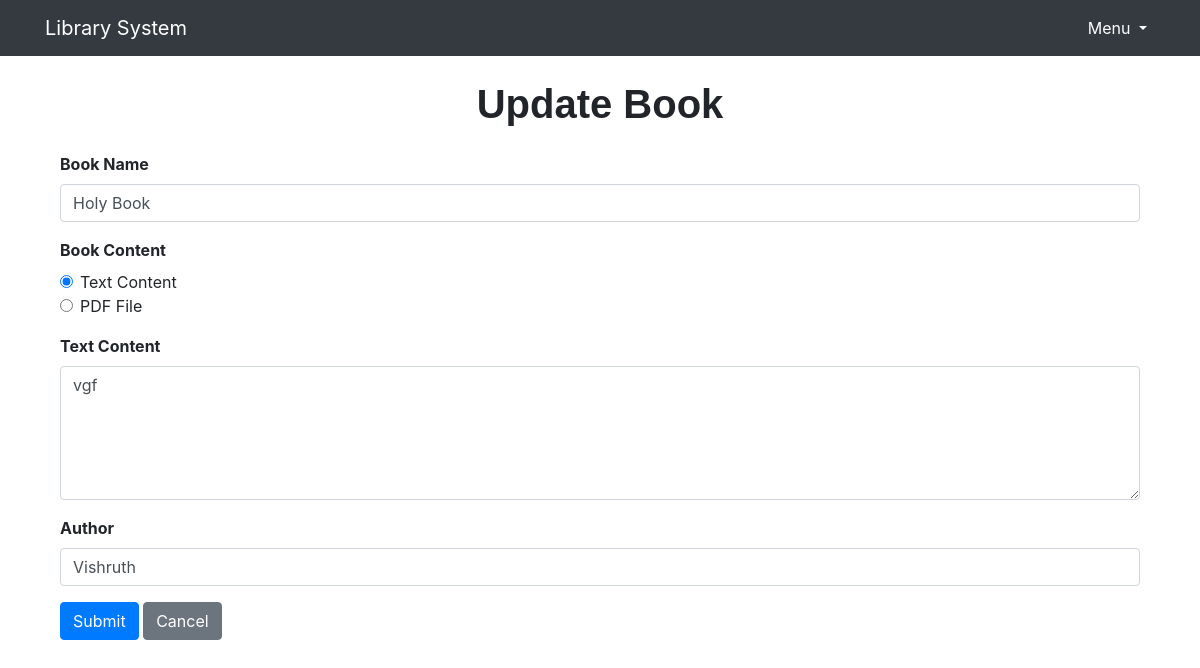
The app's page /update-book/1 with its own data.
### tables.py (models this page shows, shortened)
class Book(db.Model):
    id = db.Column(db.Integer, primary_key=True)
    name = db.Column(db.String(100), nullable=False)
    content = db.Column(db.Text)
    author = db.Column(db.String(100))
    date_issued = db.Column(db.DateTime)
    return_date = db.Column(db.DateTime)
    section_id = db.Column(db.Integer, db.ForeignKey('section.id'), nullable=False)

### app.py (the view, shortened to what this page needs)
@app.route('/update-book/<int:book_id>', methods=['GET', 'POST'])
def update_book(book_id):
    book = Book.query.get_or_404(book_id)
    return render_template('update_book.html', book=book)

### templates/update_book.html (shortened to what this page needs)
{% extends 'base.html' %}
{% block content %}
<div class="container mt-4">
    <h1 class="text-center mb-4" style="font-family: 'Arial', sans-serif;"><strong>Update Book</strong></h1>
    <form method="post" enctype="multipart/form-data">
        <div class="form-group">
            <label for="name"><strong>Book Name</strong></label>
            <input type="text" class="form-control" id="name" name="name" value="{{ book.name }}" required>
        </div>
        <div class="form-group">
            <label><strong>Book Content</strong></label>
            <div class="form-check">
                <input class="form-check-input" type="radio" name="content_type" id="text_content_radio" value="text" {% if book.content %}checked{% endif %}>
                <label class="form-check-label" for="text_content_radio">
                    Text Content
                </label>
            </div>
            <div class="form-check">
                <input class="form-check-input" type="radio" name="content_type" id="pdf_file_radio" value="pdf" {% if not book.content %}checked{% endif %}>
                <label class="form-check-label" for="pdf_file_radio">
                    PDF File
                </label>
            </div>
        </div>
        <div id="text_content_area" class="form-group" {% if book.content %}style="display: block;"{% else %}style="display: none;"{% endif %}>
            <label for="text_content"><strong>Text Content</strong></label>
            <textarea class="form-control" id="text_content" name="text_content" rows="5">{% if book.content %}{{ book.content }}{% endif %}</textarea>
        </div>
        <div class="form-group">
            <label for="author"><strong>Author</strong></label>
            <input type="text" class="form-control" id="author" name="author" value="{{ book.author }}" required>
        </div>
        <button type="submit" class="btn btn-primary">Submit</button>
        <a href="{{ url_for('section_details', section_id=book.section.id) }}" class="btn btn-secondary">Cancel</a>
    </form>
</div>
{% endblock %}

### records on screen
Book: name "Holy Book", content "☑ Text Content", content "☐ PDF File", text_content "vgf", author "Vishruth"
